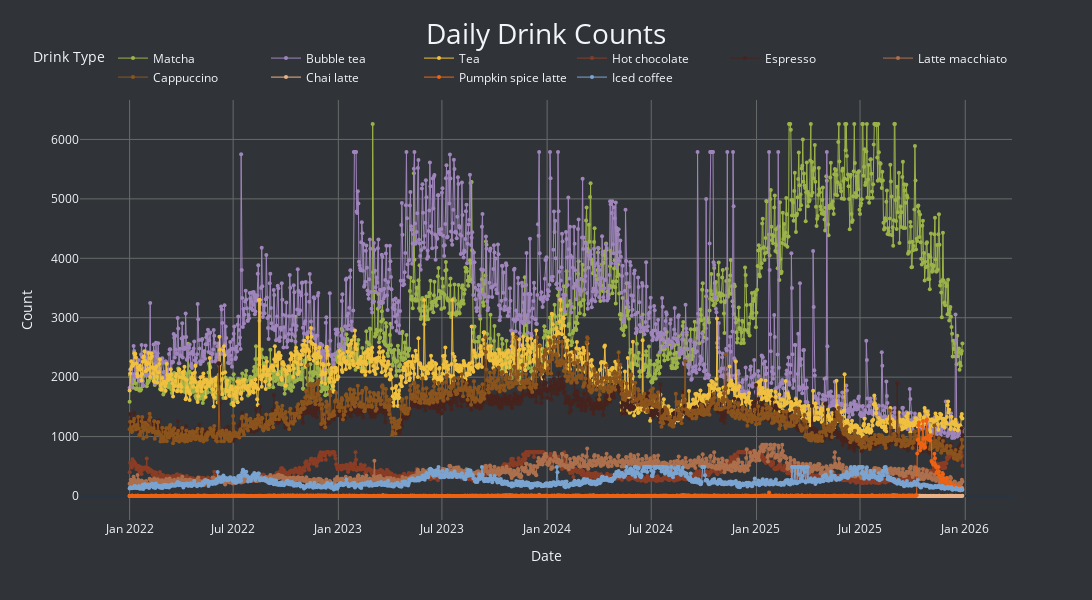

Write notebook code for a chart like this one.
### Code cell
fig = go.Figure()

drinks = data_prep2.columns[1:]
colours = ['#9CB349', '#9f85bb', '#f0c03f', "#8a3d25", "#47231e", "#AD704D", "#8b541d", "#eab287", "#ed6313", "#7ba4d1"]

for i, drink in enumerate(drinks):
    fig.add_trace(go.Scatter(
        x=data_prep2["Date"],
        y=data_prep2[drink],
        mode='lines+markers',
        name=drink,
        line=dict(
            color=colours[i],
            dash='solid',
            width=1
        ),
        marker=dict(size=4)
    ))

fig.update_layout(
    title=dict(
        text="Daily Drink Counts",
        font=dict(size=28),
        x=0.5,
        y=0.96
    ),
    xaxis_title="Date",
    yaxis_title="Count",
    template="plotly_dark",
    legend=dict(
        title="Drink Type",
        orientation="h",
        yanchor="bottom",
        y=1.02,
        xanchor="right",
        x=1
    ),
    xaxis=dict(showgrid=True, gridcolor='dimgrey'),
    yaxis=dict(showgrid=True, gridcolor='dimgrey'),
    plot_bgcolor='#303438',
    paper_bgcolor='#303438',
    width=1200, height=600,
)

fig.show()

### Figure 1 — Plotly figure (JSON) as saved in the notebook; plotly's stock layout.template omitted (floating-point values rounded to 4 significant figures; data arrays with more than 128 entries replaced by an {"elided": "..."} marker saying what was removed)
{"data": [{"line": {"color": "#9CB349", "dash": "solid", "width": 1}, "marker": {"size": 4}, "mode": "lines+markers", "name": "Matcha", "type": "scatter", "x": {"elided": "1457 str values"}, "y": {"elided": "1457 int values"}}, {"line": {"color": "#9f85bb", "dash": "solid", "width": 1}, "marker": {"size": 4}, "mode": "lines+markers", "name": "Bubble tea", "type": "scatter", "x": {"elided": "1457 str values"}, "y": {"elided": "1457 int values"}}, {"line": {"color": "#f0c03f", "dash": "solid", "width": 1}, "marker": {"size": 4}, "mode": "lines+markers", "name": "Tea", "type": "scatter", "x": {"elided": "1457 str values"}, "y": {"elided": "1457 int values"}}, {"line": {"color": "#8a3d25", "dash": "solid", "width": 1}, "marker": {"size": 4}, "mode": "lines+markers", "name": "Hot chocolate", "type": "scatter", "x": {"elided": "1457 str values"}, "y": {"elided": "1457 int values"}}, {"line": {"color": "#47231e", "dash": "solid", "width": 1}, "marker": {"size": 4}, "mode": "lines+markers", "name": "Espresso", "type": "scatter", "x": {"elided": "1457 str values"}, "y": {"elided": "1457 int values"}}, {"line": {"color": "#AD704D", "dash": "solid", "width": 1}, "marker": {"size": 4}, "mode": "lines+markers", "name": "Latte macchiato", "type": "scatter", "x": {"elided": "1457 str values"}, "y": {"elided": "1457 int values"}}, {"line": {"color": "#8b541d", "dash": "solid", "width": 1}, "marker": {"size": 4}, "mode": "lines+markers", "name": "Cappuccino", "type": "scatter", "x": {"elided": "1457 str values"}, "y": {"elided": "1457 int values"}}, {"line": {"color": "#eab287", "dash": "solid", "width": 1}, "marker": {"size": 4}, "mode": "lines+markers", "name": "Chai latte", "type": "scatter", "x": {"elided": "1457 str values"}, "y": {"elided": "1457 int values"}}, {"line": {"color": "#ed6313", "dash": "solid", "width": 1}, "marker": {"size": 4}, "mode": "lines+markers", "name": "Pumpkin spice latte", "type": "scatter", "x": {"elided": "1457 str values"}, "y": {"elided": "1457 int values"}}, {"line": {"color": "#7ba4d1", "dash": "solid", "width": 1}, "marker": {"size": 4}, "mode": "lines+markers", "name": "Iced coffee", "type": "scatter", "x": {"elided": "1457 str values"}, "y": {"elided": "1457 int values"}}], "layout": {"height": 600, "legend": {"orientation": "h", "title": {"text": "Drink Type"}, "x": 1, "xanchor": "right", "y": 1.02, "yanchor": "bottom"}, "paper_bgcolor": "#303438", "plot_bgcolor": "#303438", "title": {"font": {"size": 28}, "text": "Daily Drink Counts", "x": 0.5, "y": 0.96}, "width": 1200, "xaxis": {"gridcolor": "dimgrey", "showgrid": true, "title": {"text": "Date"}}, "yaxis": {"gridcolor": "dimgrey", "showgrid": true, "title": {"text": "Count"}}}}
